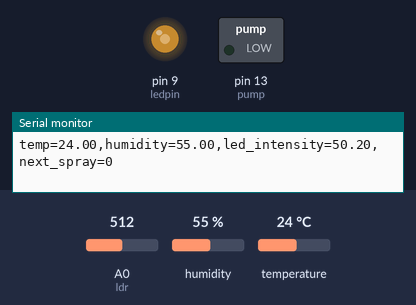
A sketch run on a simulated Arduino Uno, built with avr-gcc and run on an emulated ATmega328P. Parts: switched loads named in the sketch (green lamp = pin HIGH), output pins drawn as LEDs (lit = HIGH), the last lines printed to the serial monitor. The inputs (shaded band) are chosen by the test bench; at power-on: humidity 55 %, A0 (ldr) = 512, temperature 24 °C.

Above: at 3.8 s.
3.9 s: humidity set to 31 %
9.2 s: humidity set to 27 %
At 14.6 s:
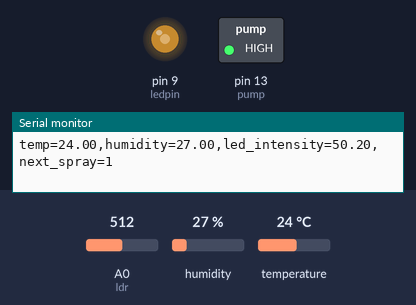
15.6 s: A0 (ldr) set to 716
At 17.8 s:
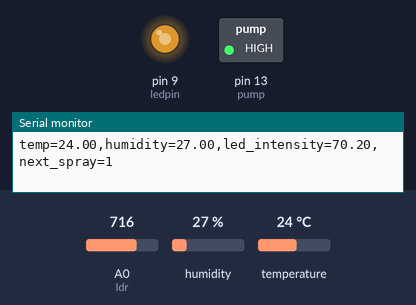
19.5 s: A0 (ldr) set to 900
At 21.0 s:
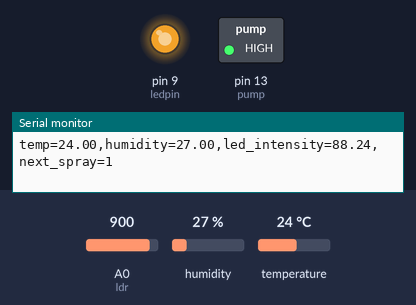
23.4 s: humidity set to 40 %
At 27.4 s:
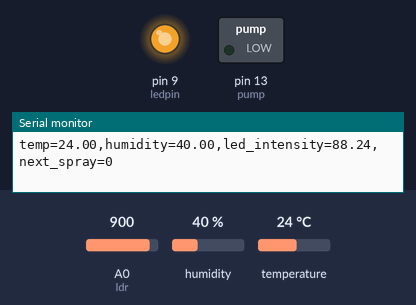
27.7 s: A0 (ldr) set to 122
At 30.6 s:
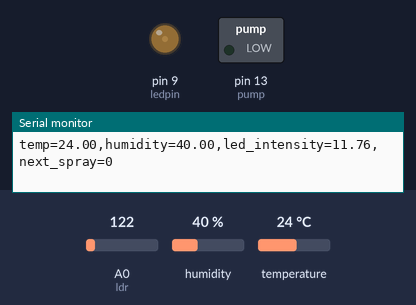
Timing chart, 0 to 32.1 s (numbered marks = the images above; inputs shaded):
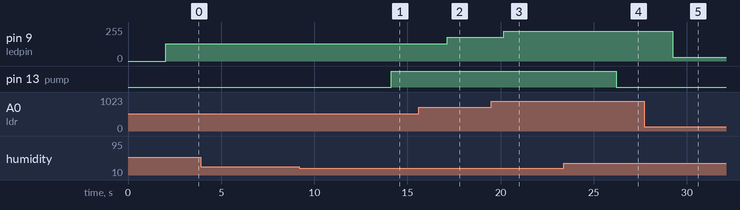

Measured:
- the behaviour switches between 30 and 29 % on humidity (found by bisection; images 0 and 1)
- after the input at 9.2 s, pin 13 (pump): LOW → HIGH after 4.9 s
- after the input at 15.6 s, pin 9 (ledpin): 128/255 → 179/255 after 1.5 s
- after the input at 19.5 s, pin 9 (ledpin): 179/255 → 225/255 after 0.67 s
- after the input at 23.4 s, pin 13 (pump): HIGH → LOW after 2.8 s
- after the input at 27.7 s, pin 9 (ledpin): 225/255 → 30/255 after 1.5 s

The sketch:

arduinocode.ino
```cpp
#include"DHT.h"


int a[10];
int ldr=A0 ;
int ledpin= 9;
int ldr_flag=0;
int pump_flag = 0;
int pump = 13;
int i=0;

float h;
float t;


int threshold= 30;
#define DHTPIN 2

#define DHTTYPE DHT11

int dark;
DHT dht(DHTPIN, DHTTYPE);


void setup() {

  pinMode(pump, OUTPUT);
  pinMode(ledpin, OUTPUT);
  Serial.begin(9600);
  dht.begin();
  //ldr_sensor();
}


/*void ldr_sensor() {
  while(true){
    int reading = analogRead(ldr);
  int dark = reading/4;

    analogWrite(ledpin, dark);

  //Serial.println(dark);
  }*/


void loop() {
  float h = dht.readHumidity();
    // Serial.println(h);
    delay(1000);

    float t = dht.readTemperature();
    // Serial.println(t);
    delay(1000);

    if(h<threshold) {
      digitalWrite(pump, HIGH);
      pump_flag=1;
    }
    else {
      digitalWrite(pump, LOW);
      pump_flag=0;
    }
    //ldr_sensor();

    int reading = analogRead(ldr);
  float dark = reading/4;
  float led_intensity = (dark/255)*100;
    analogWrite(ledpin, dark);

   // float a[4]={t,h,(dark/255)*100,pump_flag};

 Serial.println((String)"temp="+t+",humidity="+h+",led_intensity="+led_intensity+",next_spray="+pump_flag);
  /*
  Serial.println((String)"temp="+t);
  Serial.println((String)"humidity="+h);
  Serial.println((String)"intensity="+(dark/255)*100);
  // Serial.println((String)"pump="+pump_flag);
  */
  delay(1000);


}
```
